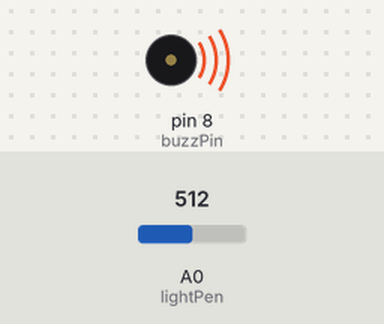
Simulated run of this sketch. Board: Arduino Uno, built with avr-gcc and run on an emulated ATmega328P. On the bench: buzzer (waves = sounding). The inputs (shaded band) are chosen by the test bench; at power-on: A0 (lightPen) = 512. What the sketch prints to the serial monitor is not drawn.

Above: at 0.1 s.
Timing chart, 0 to 1.6 s (numbered marks = the images above):
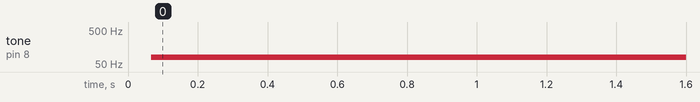

Measured:
- by itself, tone on pin 8 (buzzPin): silent → 79 Hz at 0.07 s

The sketch:

photores.ino
```cpp
int lightPen=A0;
int buzzPin=8;
int lightVal;
int toneVal;
void setup() {
  // put your setup code here, to run once:
  pinMode(lightPen,INPUT);
  pinMode(buzzPin,OUTPUT);
  Serial.begin(9600);
}

void loop() {
  // put your main code here, to run repeatedly:
  lightVal=analogRead(lightPen);
  toneVal=(886./77.)*lightVal+100;
  Serial.println(lightVal);
  Serial.println(toneVal);
  digitalWrite(buzzPin,HIGH);
  delayMicroseconds(toneVal);
  digitalWrite(buzzPin,LOW);
  delayMicroseconds(toneVal);
}
```
